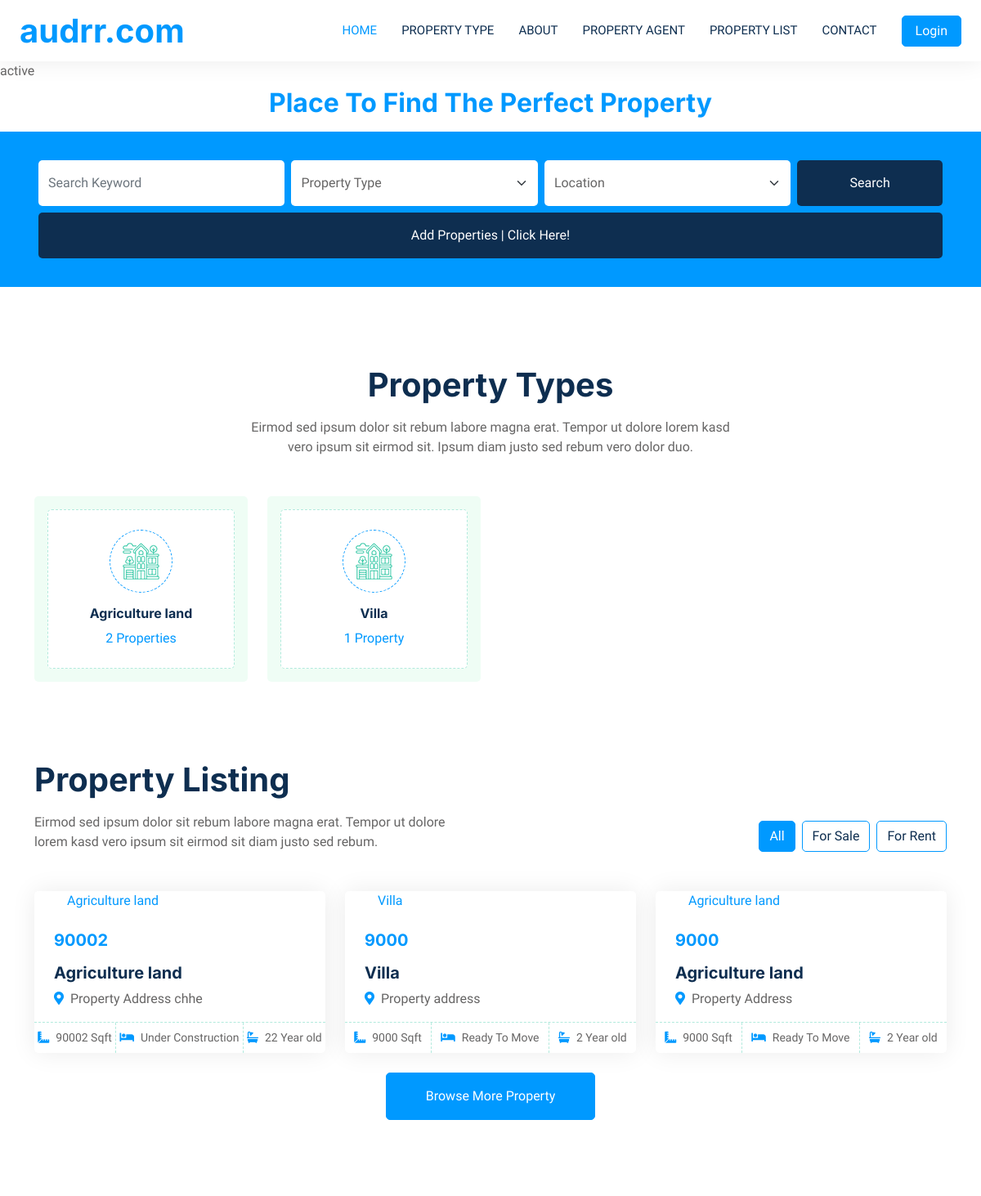
The app's page / (upper part), older data.
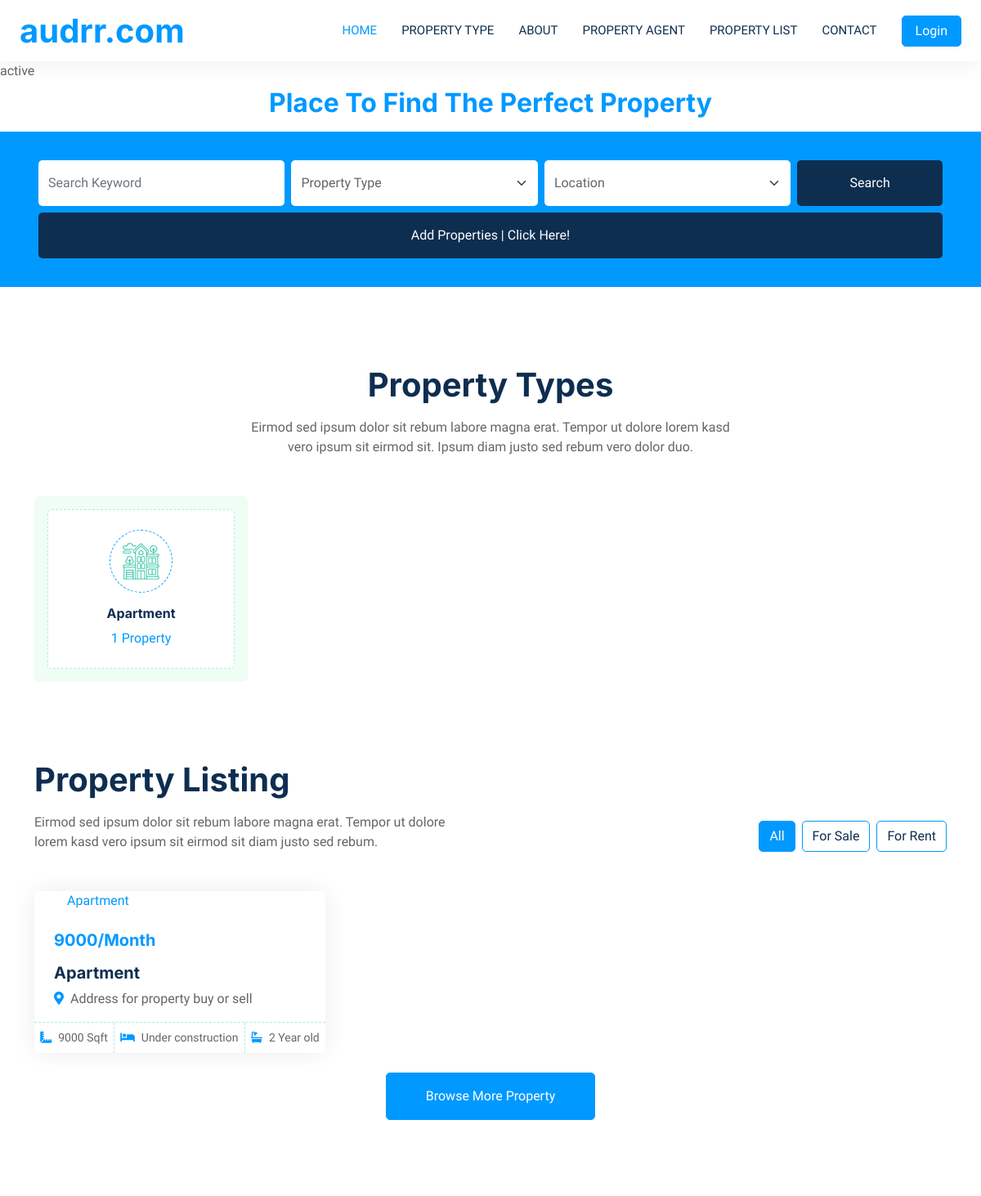
The same page, newer data.
### user_1/models.py (models this page shows)
class p_detail(models.Model):
    seller_id=models.ForeignKey(User_register, on_delete=models.CASCADE)
    property_data=models.JSONField()

### user_1/views.py (the view)
# urls.py: 2. Add a URL to urlpatterns:  path('', views.home, name='home')
def home(request):
    property_category=property_bound_data
    property_data = p_detail.objects.all()
    return render(request, 'theme/index.html', {'property_category':property_category, 'property_data':property_data})

### user_1/apis/fetch_api/main_functions.py (called while the page is built)
def property_bound_data():
    data = settings.BASE_DIR / "user_1" / "static" / "property_boundry_api" / "data.json"
    with open(data) as f:
        data = json.load(f)
    property_data = data['property_type']
    property_count = p_detail.objects.all()
    property_c={}
    for i in property_count:
        if i.property_data["property_type"] in property_c:
            property_c[i.property_data["property_type"]]+=1
        else:
            property_c[i.property_data["property_type"]]=1
    return property_c

### user_1/templates/theme/index.html (shortened to what this page needs)
{% extends 'theme/master.html' %}
{% load static %}
{% block main_content %}
{% block home %}active{% endblock %}
<div class="row text-center p-2">
    <marquee direction="left" behavior="scroll" scrollamount="3">
        <h2 style="color:#0099ff !important;">Place To Find The Perfect Property</h2>
    </marquee>
</div>
<div class="container-fluid bg-primary mb-5 wow fadeIn" data-wow-delay="0.1s" style="padding: 35px;">
    <div class="container">
        <div class="row g-2">
            <div class="col-md-10">
                <div class="row g-2">
                    <div class="col-md-4">
                        <input type="text" class="form-control border-0 py-3" placeholder="Search Keyword">
                    </div>
                    <div class="col-md-4">
                        <select class="form-select border-0 py-3">
                            <option selected>Property Type</option>
                        </select>
                    </div>
                    <div class="col-md-4">
                        <select class="form-select border-0 py-3">
                            <option selected>Location</option>
                        </select>
                    </div>
                </div>
            </div>
            <div class="col-md-2">
                <button class="btn btn-dark border-0 w-100 py-3">Search</button>
            </div>
            <div class="col-md-12">
                <button class="btn btn-dark border-0 w-100 py-3">Add Properties | Click Here!</button>
            </div>
        </div>
    </div>
</div>
<div class="container-xxl py-5">
    <div class="container">
        <div class="text-center mx-auto mb-5 wow fadeInUp" data-wow-delay="0.1s" style="max-width: 600px;">
            <h1 class="mb-3">Property Types</h1>
            <p>Eirmod sed ipsum dolor sit rebum labore magna erat. Tempor ut dolore lorem kasd vero ipsum sit eirmod
                sit. Ipsum diam justo sed rebum vero dolor duo.</p>
        </div>
        <div class="row g-4">
            {% for property,p_count in property_category.items %}
            <div class="col-lg-3 col-sm-6 wow fadeInUp" data-wow-delay="0.1s" id="prop_type_ui">
                <a class="cat-item d-block bg-light text-center rounded p-3" href="property_category_wise/{{property}}">
                    <div class="rounded p-4">
                        <div class="icon mb-3">
                            <img class="img-fluid" src="{% static 'theme/img/icon-apartment.png' %}" alt="Icon">
                        </div>
                        <span class="prop_text">
                            <h6 class="{{property}}">{{property}}</h6>
                        </span>
                        <span>
                            {% if p_count > 1%}
                            {{p_count}} Properties
                            {% else %}
                            {{p_count}} Property
                            {% endif %}
                        </span>
                    </div>
                </a>
            </div>
            {% endfor %}
        </div>
    </div>
</div>
<div class="container-xxl py-5">
    <div class="container">
        <div class="row g-0 gx-5 align-items-end">
            <div class="col-lg-6">
                <div class="text-start mx-auto mb-5 wow slideInLeft" data-wow-delay="0.1s">
                    <h1 class="mb-3">Property Listing</h1>
                    <p>Eirmod sed ipsum dolor sit rebum labore magna erat. Tempor ut dolore lorem kasd vero ipsum sit
                        eirmod sit diam justo sed rebum.</p>
                </div>
            </div>
            <div class="col-lg-6 text-start text-lg-end wow slideInRight" data-wow-delay="0.1s">
                <ul class="nav nav-pills d-inline-flex justify-content-end mb-5">
                    <li class="nav-item me-2">
                        <button class="btn btn-outline-primary active" data-bs-toggle="pill" value="all"
                            id="all">All</a>
                    </li>
                    <li class="nav-item me-2">
                        <button class="btn btn-outline-primary" data-bs-toggle="pill" value="Sale" id="sell">For
                            Sale</button>
                    </li>
                    <li class="nav-item me-0">
                        <button class="btn btn-outline-primary" data-bs-toggle="pill" value="Rent" id="rent">For
                            Rent</button>
                    </li>
                </ul>
            </div>
        </div>
        <div class="tab-content">
            <div id="tab-1" class="tab-pane fade show p-0 active">
                <div class="row g-4" id="filtered">
                    {% for property in property_data %}
                    <div class="col-lg-4 col-md-6 wow fadeInUp filtered_data" data-wow-delay="0.1s">
                        <div class="property-item rounded overflow-hidden">
                            <div class="position-relative overflow-hidden">
                                <div
                                    class="bg-white rounded-top text-primary position-absolute start-0 bottom-0 mx-4 pt-1 px-3">
                                    {{property.property_data.property_type}}</div>
                            </div>
                            <div class="p-4 pb-0">
                                <h5 class="text-primary mb-3">
                                    {% if property.property_data.selling_option == "Rent" %}
                                    {{property.property_data.property_rent_price}}/Month
                                    {% else %}
                                    {{property.property_data.property_value}}
                                    {% endif %}
                                </h5>
                                <a class="d-block h5 mb-2" href="">{{property.property_data.property_type}}</a>
                                <p><i
                                        class="fa fa-map-marker-alt text-primary me-2"></i>{{property.property_data.property_address}}
                                </p>
                            </div>
                            <div class="d-flex border-top">
                                <small class="flex-fill text-center border-end py-2"><i
                                        class="fa fa-ruler-combined text-primary me-2"></i>{{property.property_data.geography_area}}
                                    Sqft</small>
                                <small class="flex-fill text-center border-end py-2"><i
                                        class="fa fa-bed text-primary me-2"></i>{{property.property_data.construction_status}}</small>
                                <small class="flex-fill text-center py-2"><i
                                        class="fa fa-bath text-primary me-2"></i>{{property.property_data.property_age}}
                                    Year old</small>
                            </div>
                        </div>
                    </div>
                    {% endfor %}
                    <div class="col-12 text-center wow fadeInUp" data-wow-delay="0.1s">
                        <a class="btn btn-primary py-3 px-5" href="">Browse More Property</a>
                    </div>
                </div>
            </div>
        </div>
    </div>
</div>
<div class="container-xxl py-5">
    <div class="container">
        <div class="row g-5 align-items-center">
        </div>
    </div>
</div>
{% endblock %}

### user_1/templates/theme/master.html (shortened to what this page needs)
{% load static %}
<!DOCTYPE html>
<html lang="en">
<head>
    <link href="https://cdnjs.cloudflare.com/ajax/libs/font-awesome/5.10.0/css/all.min.css" rel="stylesheet">
    <link href="https://cdn.jsdelivr.net/npm/bootstrap-icons@1.4.1/font/bootstrap-icons.css" rel="stylesheet">
    <link href="{% static 'theme/lib/animate/animate.min.css' %}" rel="stylesheet">
    <link href="{% static 'theme/lib/owlcarousel/assets/owl.carousel.min.css' %}" rel="stylesheet">
    <link href="{% static 'theme/css/bootstrap.min.css' %}" rel="stylesheet">
    <link href="{% static 'theme/css/style.css' %}" rel="stylesheet">
</head>
<body>
    <div class="container-xxl bg-white p-0">
        <nav class="navbar navbar-expand-lg bg-white navbar-light py-0 px-4">
            <a href="home" class="navbar-brand d-flex align-items-center text-center">
                <h1 class="m-0 text-primary">audrr.com</h1>
            </a>
            <div class="collapse navbar-collapse" id="navbarCollapse">
                <div class="navbar-nav ms-auto">
                    <a href="{% url 'home' %}" class="nav-item nav-link {% block home %}{% endblock %}">Home</a>
                    <a href="{% url 'property_type' %}"
                        class="nav-item nav-link {% block property_type %}{% endblock %}">Property Type</a>
                    <a href="{% url 'about' %}" class="nav-item nav-link {% block about %}{% endblock %}">About</a>
                    <a href="{% url 'property_agent' %}"
                        class="nav-item nav-link {% block property_agent %}{% endblock %}">Property Agent</a>
                    <a href="{% url 'property_list' %}"
                        class="nav-item nav-link {% block property_list %}{% endblock %}">Property List</a>
                    <a href="{% url 'contact' %}"
                        class="nav-item nav-link {% block contact %}{% endblock %}">Contact</a>
                </div>
                {% if 'user_name' in request.session %}
                Welcome {{request.session.user_name}} :&nbsp;
                <a href="{% url 'logout' %}" class="btn btn-primary px-3 d-none d-lg-flex" id="logout_btn">Logout</a>
                {% else%}
                <a href="login" class="btn btn-primary px-3 d-none d-lg-flex" id="login_btn">Login</a>
                {% endif %}
            </div>
        </nav>
        {% block main_content %}
        {% endblock %}
    </div>
</body>
</html>

### user_1/static/theme/css/style.css (style rules this page uses)
:root { --primary: #0099ff; --secondary: #FF6922; --light: #EFFDF5; --dark: #0E2E50; }
.btn { transition: .5s; }
.btn.btn-primary, .btn.btn-secondary { color: #FFFFFF; }
.navbar { box-shadow: 0 0 30px rgba(0, 0, 0, .08); }
.navbar-light .navbar-nav .nav-link { margin-right: 30px; padding: 25px 0; color: #FFFFFF; font-size: 15px; text-transform: uppercase; outline: none; }
.navbar-light .navbar-nav .nav-link:hover, .navbar-light .navbar-nav .nav-link.active { color: var(--primary); }
.navbar-light .navbar-brand { height: 75px; }
.navbar-light .navbar-nav .nav-link { color: var(--dark); font-weight: 500; }
.icon { padding: 15px; display: inline-flex; align-items: center; justify-content: center; background: #FFFFFF !important; border-radius: 50px; border: 1px dashed var(--primary) !important; }
.cat-item div { background: #FFFFFF; border: 1px dashed rgba(0, 185, 142, .3); transition: .5s; }
.cat-item div * { transition: .5s; }
.nav-pills .nav-item .btn { color: var(--dark); }
.nav-pills .nav-item .btn:hover, .nav-pills .nav-item .btn.active { color: #FFFFFF; }
.property-item { box-shadow: 0 0 30px rgba(0, 0, 0, .08); }
.property-item .border-top { border-top: 1px dashed rgba(0, 185, 142, .3) !important; }
.property-item .border-end { border-right: 1px dashed rgba(0, 185, 142, .3) !important; }

Row changes from the older to the newer data that the page shows:
removed p_detail: property_data.property_type "Agriculture land", property_data.property_value "90002", property_data.property_address "Property Address chhe", property_data.geography_area "90002", property_data.construction_status "Under Construction", property_data.property_age "22"
removed p_detail: property_data.property_type "Villa", property_data.property_value "9000", property_data.property_address "Property address", property_data.geography_area "9000", property_data.construction_status "Ready To Move", property_data.property_age "2"
removed p_detail: property_data.property_type "Agriculture land", property_data.property_value "9000", property_data.property_address "Property Address", property_data.geography_area "9000", property_data.construction_status "Ready To Move", property_data.property_age "2"
added p_detail: property_data.property_type "Apartment", property_data.property_rent_price "9000", property_data.property_address "Address for property buy or sell", property_data.geography_area "9000", property_data.construction_status "Under construction", property_data.property_age "2"
Text that changed along with them:
new list line: "Apartment 1 Property"
list line gone: "Agriculture land 2 Properties"
list line gone: "Villa 1 Property"
